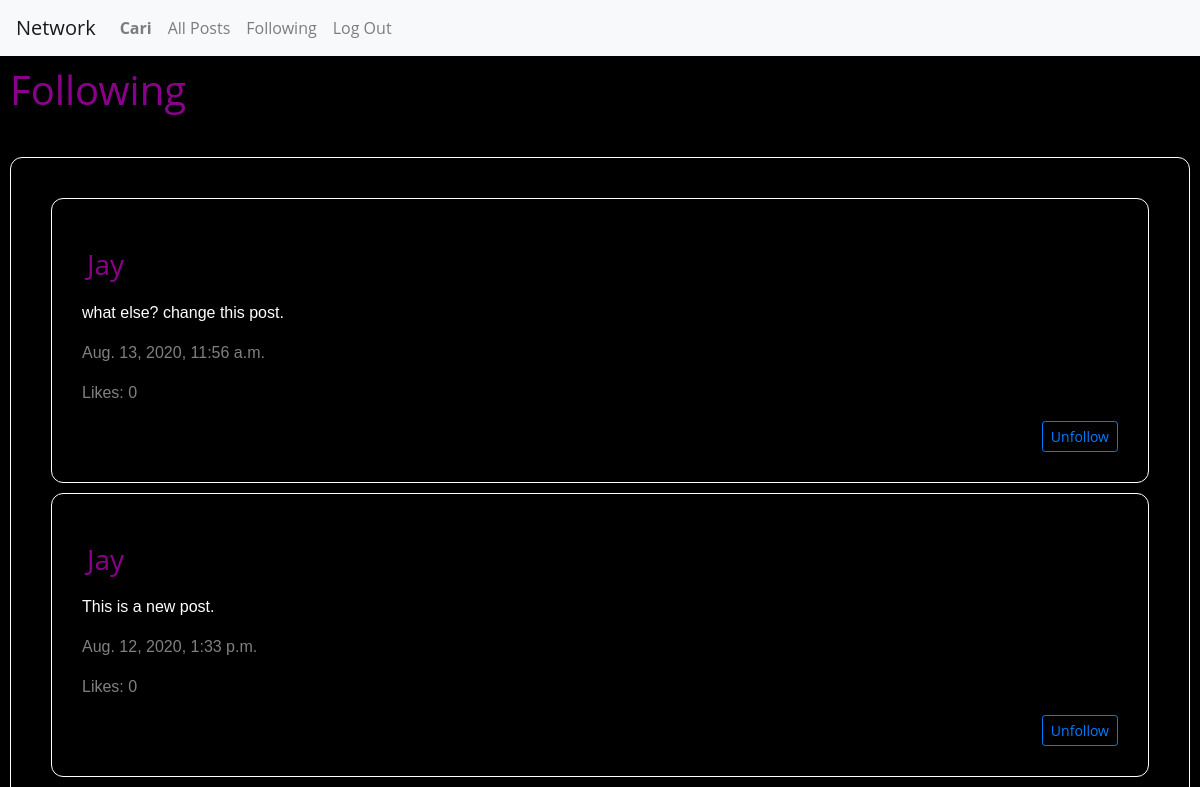
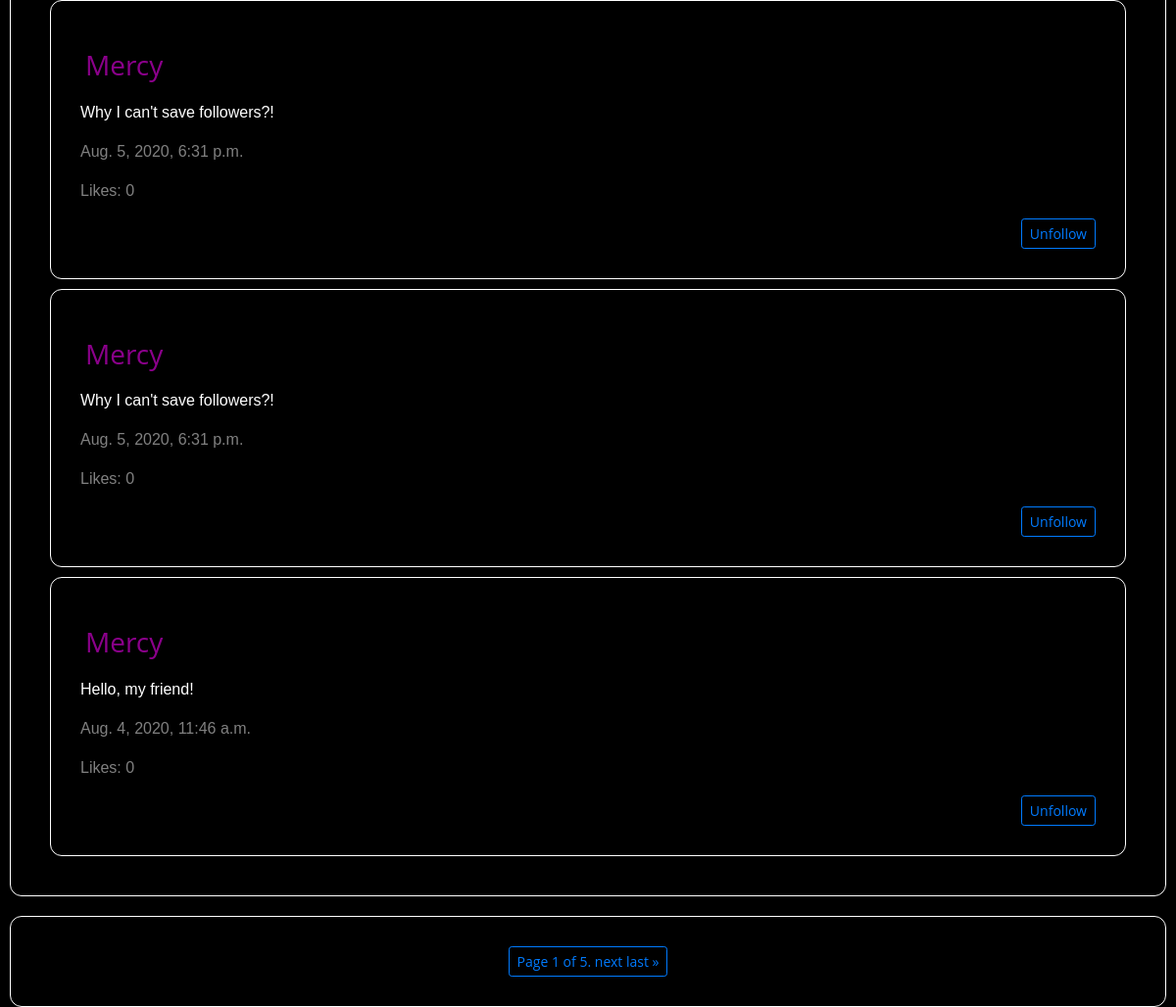
Page /following/Cari (signed in) on the committed database (2 pictures, top to bottom).
### network/models.py (models this page shows, shortened)
class User(AbstractUser):
    pass

class Post(models.Model):
    username = models.ForeignKey(
        "User", default=1, on_delete=models.CASCADE, related_name="posts")
    content = models.TextField(blank=True)
    timestamp = models.DateTimeField(auto_now_add=True)
    likes = models.ManyToManyField(
        'User', default=None, blank=True, related_name='likes')
    objects = PostSerializer()

### network/views.py (the view)
# urls.py: path("following/<str:username>", views.following, name="following"),
@login_required
def following(request, username):
    if request.method == 'GET':
        username = get_object_or_404(User, username=username)
        print("user ->", username)
        follows = Follow.objects.filter(follower=username)
        posts = Post.objects.order_by("-timestamp").all()
        posts_to_follow = []
        for post in posts:
            for follower in follows:
                if follower.following == post.username:
                    posts_to_follow.append(post)
        for posts_i in posts_to_follow:
            posti_id = posts_i.id
            for post_j in posts_to_follow:
                postj_id = post_j.id
                count = 1
                if posti_id == postj_id:
                    count += 1
                if count > 1:
                    posts_to_follow.remove(post_j)
        paginator = Paginator(posts_to_follow, 5)
        page_number = request.GET.get('page')
        page_obj = paginator.get_page(page_number)
        if not follows:
            return render(request, 'network/following.html', {'message': "Could be a good idea to start to follow people of your interest!"})
    return render(request, "network/following.html", {
        "posts": posts_to_follow,
        "page_obj": page_obj
    })

### network/templates/network/following.html (shortened to what this page needs)
{% extends "network/layout.html" %}
{% load static %}
{% block body %}
<h1 id="titleLink"> Following </h1>
   <hr>
<div id="post-view">
    <div id="post-table">
    {% for post in page_obj %}
        <div class="compose-post">
            <h3 id="titlePage">{{ post.username }}</h3>
            <p class="inputText">{{ post.content }}</p>
            <p class="timeInfo">{{ post.timestamp}}</p>
            <p class="timeInfo"> Likes: 0 </p>
            <div class="follow_profile">
                <form>
                <button id="follow_profile" type="submit" class="btn btn-sm btn-outline-primary" value="Unfollow" name="follow_profile">Unfollow</button>
            </div>
        </div>
    {% endfor %}
    </div>
</div>
<div class="compose-post" id="compose-post">
        <div class="pagination justify-content-center">
            <span class="step-links btn btn-sm btn-outline-primary">
                <span class="current">
                    Page {{ page_obj.number }} of {{ page_obj.paginator.num_pages }}.
                </span>
                {% if page_obj.has_next %}
                    <a href="?page={{ page_obj.next_page_number }}">next</a>
                    <a href="?page={{ page_obj.paginator.num_pages }}">last &raquo;</a>
                {% endif %}
            </span>
        </div>
    </div>
{% endblock %}

### network/templates/network/layout.html (shortened to what this page needs)
{% load static %}
<!DOCTYPE html>
<html lang="en">
    <head>
        <link rel="stylesheet" href="https://stackpath.bootstrapcdn.com/bootstrap/4.4.1/css/bootstrap.min.css">
        <link href="{% static 'network/styles.css' %}" rel="stylesheet">
    </head>
    <body>
        <nav class="navbar navbar-expand-lg navbar-light bg-light">
            <a class="navbar-brand" href="{% url 'index' %}">Network</a>
            <div>
              <ul class="navbar-nav mr-auto">
                {% if user.is_authenticated %}
                    <li class="nav-item">
                        <a class="nav-link" href="{% url 'profile' user.username %}"><strong>{{ user.username }}</strong></a>
                    </li>
                {% endif %}
                <li class="nav-item">
                  <a class="nav-link" href="{% url 'posts' %}" id='all_post'>All Posts</a>
                </li>
                {% if user.is_authenticated %}
                    <li class="nav-item">
                        <a class="nav-link" href="{% url 'following' user.username %}" id='follow'>Following</a>
                    </li>
                    <li class="nav-item">
                        <a class="nav-link" href="{% url 'logout' %}">Log Out</a>
                    </li>
                {% endif %}
              </ul>
            </div>
          </nav>
        <div class="body">
            {% block body %}
            {% endblock %}
        </div>
    </body>
</html>

### network/static/network/styles.css (style rules this page uses)
* { box-sizing: border-box; }
body { font-family: "Open Sans", arial, sans-serif; margin: 10; height: 100vh; width: 100vw; color: #8b008b; background: #000000; }
h3 { margin: 0.5em 0; }
#titleLink { width: 100%; display: flex; align-items: flex-start; justify-content: left; padding: 10px; }
#titlePage { width: 100%; display: flex; align-items: flex-start; justify-content: left; padding: 5px; }
#post-view { padding: 30px; margin: 10px; border: 1px solid white; border-radius: 12px; clear: both; border-collapse: separate; }
.follow_profile { display: flex; align-items: flex-end; justify-content: flex-end; flex-direction: row; }
.compose-post { padding: 30px; margin: 10px; border: 1px solid white; border-radius: 12px; clear: both; vertical-align: inherit; border-collapse: separate; }
.inputText { color: white; font-family: Verdana, Geneva, Tahoma, sans-serif; }
.timeInfo { color: grey; font-family: Verdana, Geneva, Tahoma, sans-serif; }

### rows in the picture
User: username "Cari"
Post: username "Jay", content "what else? change this post.", timestamp "Aug. 13, 2020, 11:56 a.m."
Post: username "Jay", content "This is a new post.", timestamp "Aug. 12, 2020, 1:33 p.m."
Post: username "Mercy", content "Why I can't save followers?!", timestamp "Aug. 5, 2020, 6:31 p.m."
Post: username "Mercy", content "Hello, my friend!", timestamp "Aug. 4, 2020, 11:46 a.m."

### other values in the picture
{{ page_obj.number }} "1"
{{ page_obj.paginator.num_pages }} "5"
